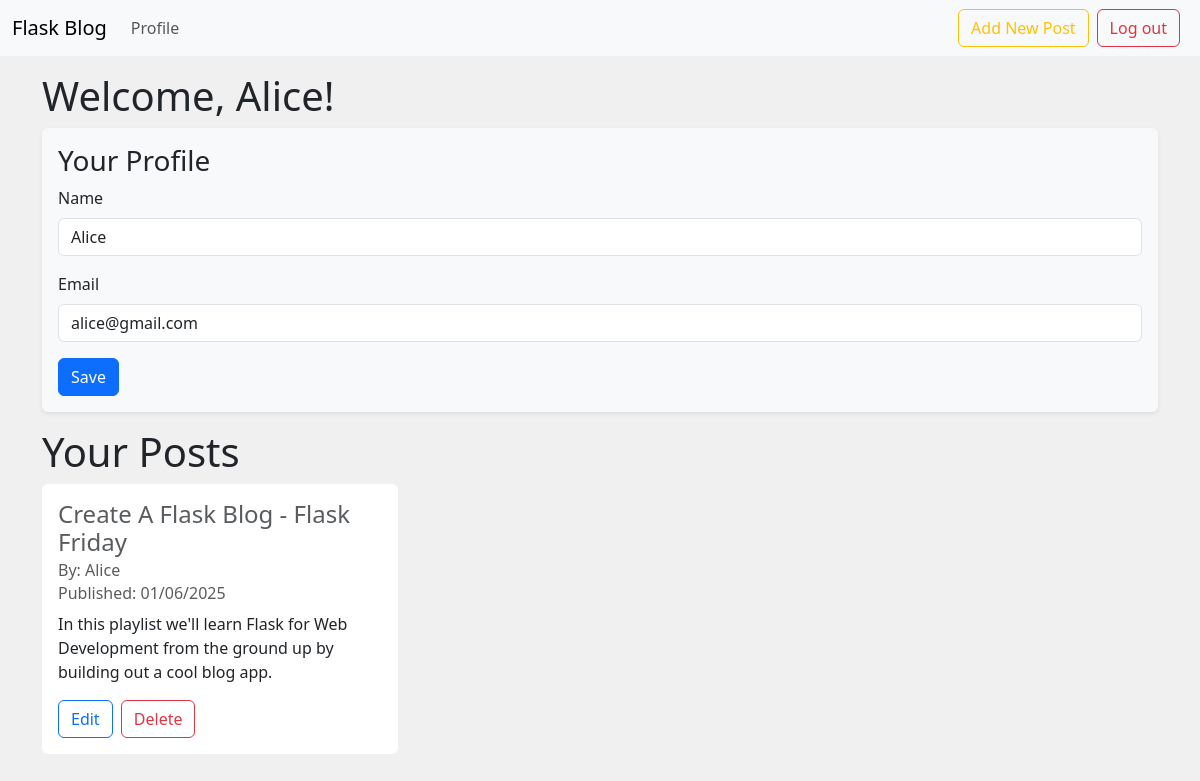
The page /profile (signed in) on the database its author committed.
### app/models.py (models this page shows, shortened)
class User(db.Model, UserMixin):
    id = db.Column(db.Integer, primary_key=True)
    name = db.Column(db.String(100), nullable=False)
    email = db.Column(db.String(100), nullable=False, unique=True)
    created_at = db.Column(db.DateTime, default=datetime.now)
    password = db.Column(db.String(128), nullable=False)
    is_admin = db.Column(db.Boolean, default=False)
    posts = db.relationship('Post', backref='author', lazy=True, cascade="all, delete-orphan")

class Post(db.Model):
    id = db.Column(db.Integer, primary_key=True)
    title = db.Column(db.String(255), nullable=False)
    content = db.Column(db.Text, nullable=False)
    created_at = db.Column(db.DateTime, default=datetime.now)
    user_id = db.Column(db.Integer, db.ForeignKey('user.id'))

### app/routes.py (the view)
@main.route("/profile", methods=['GET', 'POST'])
@login_required
def profile():
    form = UserForm()
    id = current_user.id
    user = User.query.get_or_404(id)
    posts = Post.query.filter_by(user_id=user.id).order_by(Post.created_at).all()
    if request.method == "POST":
        user.name = request.form['name']
        user.email = request.form['email']
        try:
            db.session.commit()
            flash("Update profile successfully!")
        except:
            flash("Update profile failed!")
        finally:
            return redirect(url_for("main.profile"))
    else:
        return render_template("profile.html", form=form, posts=posts)

### app/forms.py
class UserForm(FlaskForm):
    name = StringField("Name", validators=[DataRequired()])
    email = StringField("Email", validators=[DataRequired()])
    password = PasswordField("Password", validators=[DataRequired(), EqualTo("confirm_password", message="Passwords must match!")])
    confirm_password = PasswordField("Confirm Password", validators=[DataRequired()])
    is_admin = RadioField(
        "User Type",
        choices=[('True', 'Admin'), ('False', 'User')],
        default='False',
        coerce=str
    )
    submit = SubmitField("Save")

### app/__init__.py (called while the page is built)
def create_app():
    app = Flask(__name__)
    app.config['SECRET_KEY'] = "secret-key"
    app.config['SQLALCHEMY_DATABASE_URI'] = "sqlite:///database.db"
    db.init_app(app)
    login_manager = LoginManager()
    login_manager.init_app(app)
    login_manager.login_view = "main.login"
    from .models import User
    @login_manager.user_loader
    def load_user(user_id):
        return User.query.get(int(user_id))
    from .routes import main
    app.register_blueprint(main)
    return app

### app/templates/profile.html (shortened to what this page needs)
{% extends "base.html" %} {% block content %}
<h1>Welcome, {{ current_user.name|title }}!</h1>
<div class="shadow-sm p-3 mb-3 bg-body-tertiary rounded">
  <h3>Your Profile</h3>
  <form action="{{ url_for('main.profile') }}" method="post">
    <div class="mb-3">
      {{ form.name.label(class="form-label", for="name")}} {{ form.name(
      class="form-control", id="name", value=current_user.name) }}
    </div>
    <div class="mb-3">
      {{ form.email.label(class="form-label", for="email")}} {{ form.email(
      class="form-control", id="email", value=current_user.email) }}
    </div>
    {{ form.submit(class="btn btn-primary") }}
  </form>
</div>
{% if posts %}
<h1>Your Posts</h1>
<div class="row">
  {% for post in posts %}
  <div class="col-sm-6 col-md-4 mb-3">
    <div class="card h-100 boder border-0">
      <div class="card-body">
        <h4 class="card-title">
          <a
            href="{{ url_for('main.get_post', id=post.id) }}"
            class="text-decoration-none text-body-secondary"
            >{{ post.title|title }}</a
          >
        </h4>
        <h6 class="card-subtitle mb-2 text-body-secondary">
          By: {{ post.author.name }}
        </h6>
        <h6 class="card-subtitle mb-2 text-body-secondary">
          Published: {{ post.created_at.strftime('%d/%m/%Y') }}
        </h6>
        <p class="card-text">{{ post.content }}</p>
        <a
          href="{{ url_for('main.edit_post', id=post.id) }}"
          class="btn btn-outline-primary me-1"
          >Edit</a
        >
        <a
          href="{{ url_for('main.delete_post', id=post.id) }}"
          class="btn btn-outline-danger me-2"
          >Delete</a
        >
      </div>
    </div>
  </div>
  {% endfor %}
</div>
{% endif %} {% endblock %}

### app/static/css/style.css (style rules this page uses)
body { background-color: #f0f0f0; }

### rows shown on the page
User: name "Alice", email "alice@gmail.com"
Post: title "Create A Flask Blog - Flask Friday", author.name "Alice", created_at "01/06/2025", content "In this playlist we'll learn Flask for Web Development from the ground up by building out a cool blog app."
